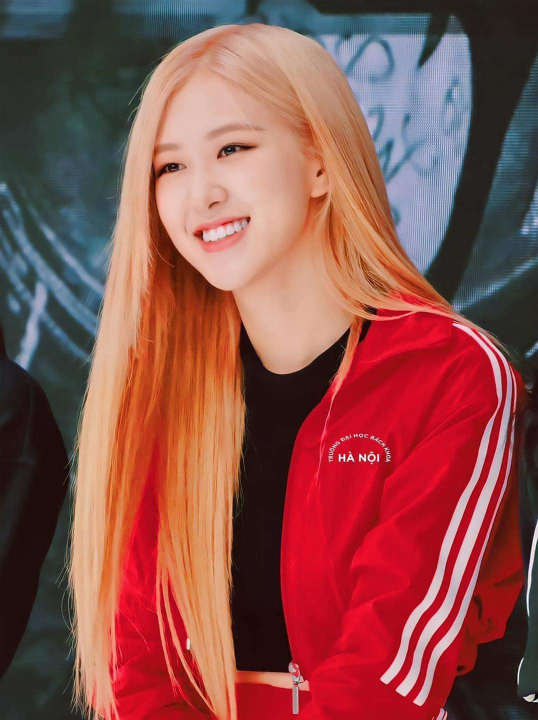
#> input picture n_p/image.jpg, 1076 x 1440 px (shown at 1/2 size)
$ python catanh.py
#> lines starting #> are read from the running program, lines starting #| are printed output that depends on the picture
import numpy as np
import matplotlib.pyplot as plt

# Đọc ảnh
image = plt.imread('image.jpg')
#> image is the input picture: shape (1440, 1076, 3); mean R, G, B 140.4, 79.3, 75.6

# Tọa độ vùng cần cắt
x_start, y_start = 300, 300  # Tọa độ góc trái trên của vùng cần cắt
x_end, y_end = 900, 700  # Tọa độ góc phải dưới của vùng cần cắt

# Cắt vùng tự chọn và chuyển các vùng bị cắt thành màu đen
cropped_image = np.copy(image)
cropped_image[:y_start, :] = 0  # Vùng trên vùng cắt
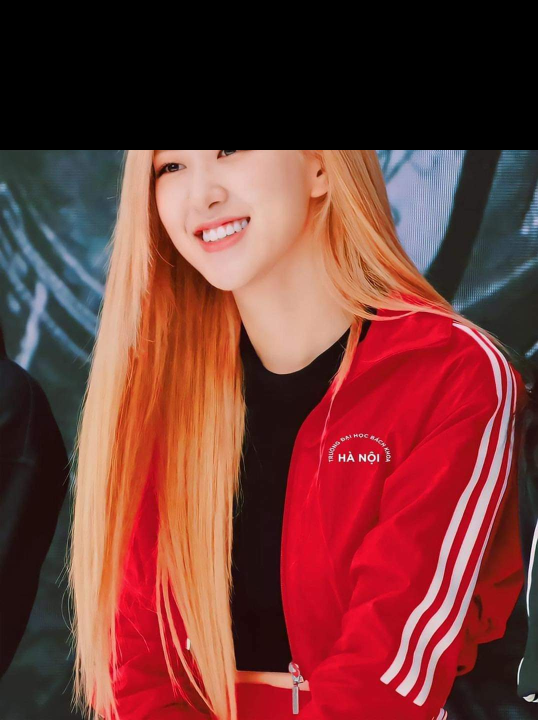
#> cropped_image: shape (1440, 1076, 3) (shown at 1/2 size); mean R, G, B 117.8, 57.7, 54.1
cropped_image[y_end:, :] = 0  # Vùng dưới vùng cắt
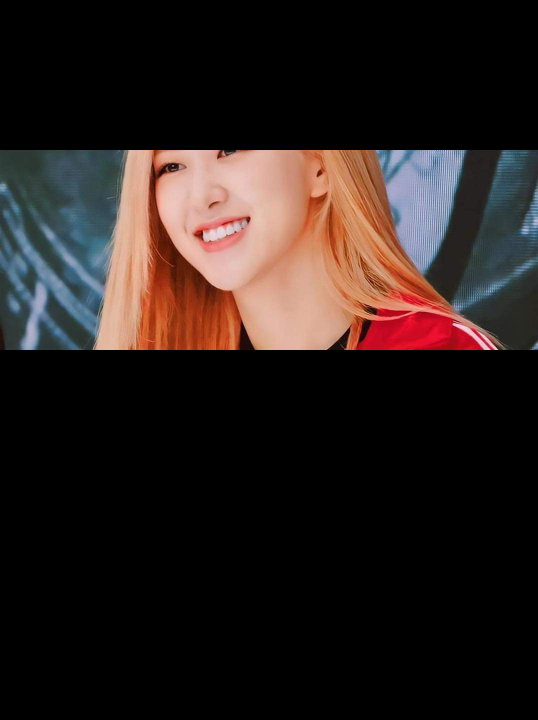
#> cropped_image: shape (1440, 1076, 3) (shown at 1/2 size); mean R, G, B 40.1, 30.4, 27.9
cropped_image[:, :x_start] = 0  # Vùng trái vùng cắt
cropped_image[:, x_end:] = 0  # Vùng phải vùng cắt
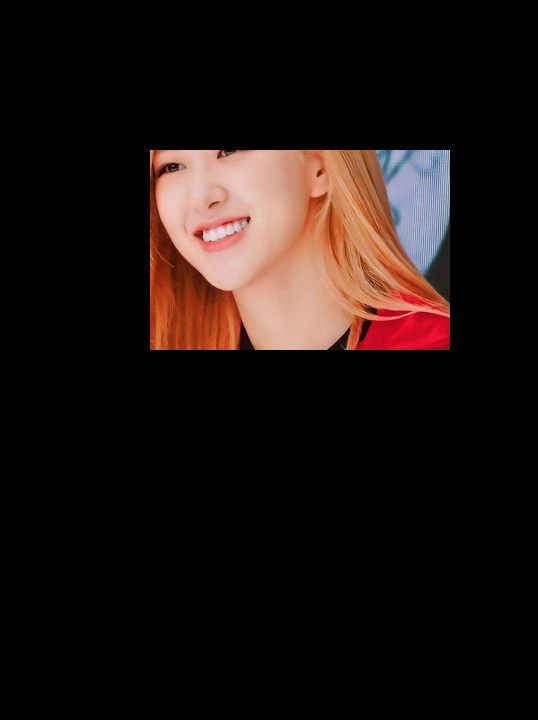
#> cropped_image: shape (1440, 1076, 3) (shown at 1/2 size); mean R, G, B 29.2, 19.2, 16.5

# Hiển thị ảnh gốc và ảnh đã cắt
plt.subplot(1, 2, 1)
plt.imshow(image)
plt.title('Original Image')

plt.subplot(1, 2, 2)
plt.imshow(cropped_image)
plt.title('Cropped Image')

plt.show()
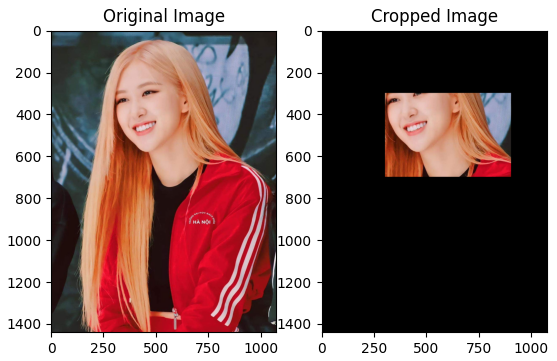
#> figure drawn by matplotlib, 2 panels

$ run again, with n_p/no1.jpg copied over n_p/image.jpg
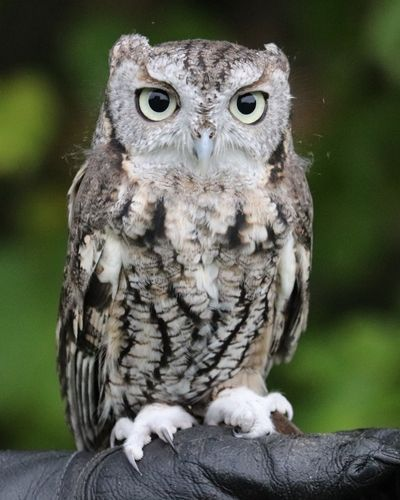
#> input picture n_p/no1.jpg, 400 x 500 px
#> image is the input picture: shape (500, 400, 3); mean R, G, B 89.4, 94.9, 78.7
#> `cropped_image[:, :x_start] = 0`:
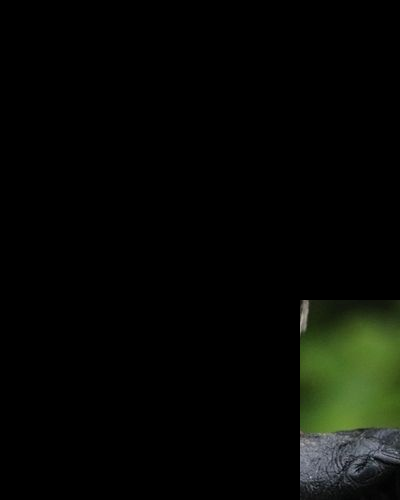
#> cropped_image: shape (500, 400, 3); mean R, G, B 6.4, 8.3, 4.7
#> `plt.show()`:
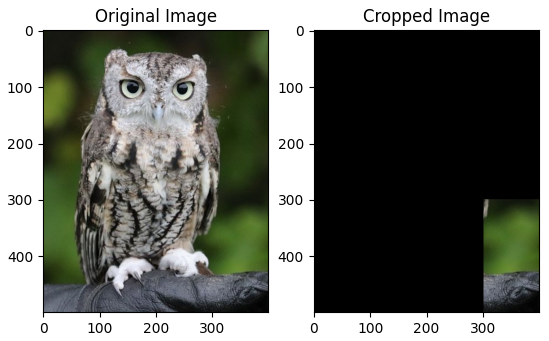
#> figure drawn by matplotlib, 2 panels
